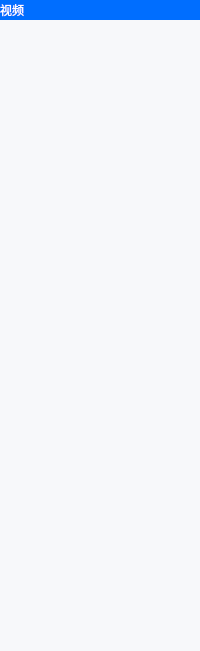
<?xml version="1.0" encoding="UTF-8"?>
<ui version="4.0">
 <class>DialogShareVideo</class>
 <widget class="QDialog" name="DialogShareVideo">
  <property name="geometry">
   <rect>
    <x>0</x>
    <y>0</y>
    <width>200</width>
    <height>651</height>
   </rect>
  </property>
  <property name="windowTitle">
   <string>Dialog</string>
  </property>
  <property name="styleSheet">
   <string notr="true">border: 0px solid #C4C4C4;
	background-color: rgb(247,248,250);</string>
  </property>
  <layout class="QVBoxLayout" name="verticalLayout_2">
   <property name="spacing">
    <number>0</number>
   </property>
   <property name="leftMargin">
    <number>0</number>
   </property>
   <property name="topMargin">
    <number>0</number>
   </property>
   <property name="rightMargin">
    <number>0</number>
   </property>
   <property name="bottomMargin">
    <number>0</number>
   </property>
   <item>
    <widget class="QWidget" name="widgetMain" native="true">
     <property name="minimumSize">
      <size>
       <width>105</width>
       <height>148</height>
      </size>
     </property>
     <property name="maximumSize">
      <size>
       <width>16777215</width>
       <height>16777215</height>
      </size>
     </property>
     <property name="styleSheet">
      <string notr="true">border: 0px solid #C4C4C4;
	background-color: rgb(247,248,250);</string>
     </property>
     <layout class="QVBoxLayout" name="verticalLayout">
      <property name="spacing">
       <number>0</number>
      </property>
      <property name="leftMargin">
       <number>0</number>
      </property>
      <property name="topMargin">
       <number>0</number>
      </property>
      <property name="rightMargin">
       <number>0</number>
      </property>
      <property name="bottomMargin">
       <number>0</number>
      </property>
      <item>
       <widget class="QWidget" name="widget_title" native="true">
        <property name="minimumSize">
         <size>
          <width>0</width>
          <height>20</height>
         </size>
        </property>
        <property name="maximumSize">
         <size>
          <width>16777215</width>
          <height>20</height>
         </size>
        </property>
        <property name="styleSheet">
         <string notr="true">background-color: #006eff;</string>
        </property>
        <layout class="QHBoxLayout" name="horizontalLayout_2">
         <property name="spacing">
          <number>5</number>
         </property>
         <property name="leftMargin">
          <number>0</number>
         </property>
         <property name="topMargin">
          <number>0</number>
         </property>
         <property name="rightMargin">
          <number>0</number>
         </property>
         <property name="bottomMargin">
          <number>0</number>
         </property>
         <item>
          <layout class="QHBoxLayout" name="horizontalLayout">
           <property name="rightMargin">
            <number>6</number>
           </property>
           <item>
            <widget class="QLabel" name="label">
             <property name="styleSheet">
              <string notr="true">font: 10pt &quot;Microsoft YaHei&quot;;
color: #ffffff;</string>
             </property>
             <property name="text">
              <string>视频</string>
             </property>
            </widget>
           </item>
           <item>
            <spacer name="horizontalSpacer">
             <property name="orientation">
              <enum>Qt::Horizontal</enum>
             </property>
             <property name="sizeHint" stdset="0">
              <size>
               <width>40</width>
               <height>20</height>
              </size>
             </property>
            </spacer>
           </item>
           <item>
            <widget class="QPushButton" name="btn_max">
             <property name="minimumSize">
              <size>
               <width>11</width>
               <height>11</height>
              </size>
             </property>
             <property name="maximumSize">
              <size>
               <width>11</width>
               <height>11</height>
              </size>
             </property>
             <property name="styleSheet">
              <string notr="true">QPushButton{
	border: none;
	image: url(:/RoomService/max-button.png);
	background-position: center;
}</string>
             </property>
             <property name="text">
              <string/>
             </property>
            </widget>
           </item>
           <item>
            <widget class="QPushButton" name="btn_close">
             <property name="minimumSize">
              <size>
               <width>11</width>
               <height>11</height>
              </size>
             </property>
             <property name="maximumSize">
              <size>
               <width>11</width>
               <height>11</height>
              </size>
             </property>
             <property name="styleSheet">
              <string notr="true">QPushButton{
	border: none;
	image: url(:/RoomService/close-button.png);
	background-position: center;
}</string>
             </property>
             <property name="text">
              <string/>
             </property>
            </widget>
           </item>
          </layout>
         </item>
        </layout>
       </widget>
      </item>
      <item>
       <widget class="QWidget" name="widget_camera" native="true">
        <property name="minimumSize">
         <size>
          <width>0</width>
          <height>0</height>
         </size>
        </property>
        <property name="maximumSize">
         <size>
          <width>16777215</width>
          <height>16777215</height>
         </size>
        </property>
        <property name="styleSheet">
         <string notr="true">border: 0px solid #C4C4C4;
	background-color: rgb(247,248,250);</string>
        </property>
        <layout class="QVBoxLayout" name="verticalLayout_4">
         <property name="spacing">
          <number>0</number>
         </property>
         <property name="leftMargin">
          <number>0</number>
         </property>
         <property name="topMargin">
          <number>0</number>
         </property>
         <property name="rightMargin">
          <number>0</number>
         </property>
         <property name="bottomMargin">
          <number>0</number>
         </property>
         <item>
          <layout class="QVBoxLayout" name="hLayout_camera">
           <property name="spacing">
            <number>0</number>
           </property>
          </layout>
         </item>
        </layout>
       </widget>
      </item>
     </layout>
    </widget>
   </item>
  </layout>
 </widget>
 <resources>
  <include location="../Resources/RoomService/RoomService.qrc"/>
 </resources>
 <connections/>
</ui>
